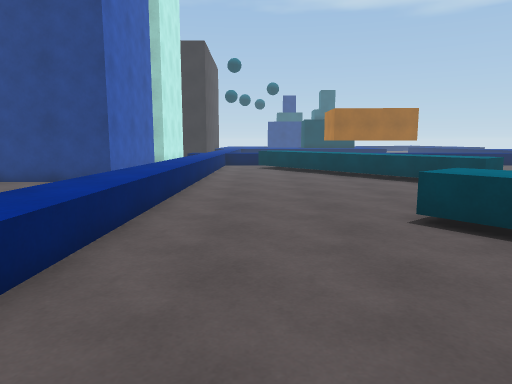
View 1 (above)

16 first-person views from a walk through a 3-D level made in the Unity game engine. The camera is 1.4 m above the floor, tilts 8° down and sees 70° across. The floor is counted in squares, 1 m on a side. Each view is taken from the middle of a square. On the plan, view 1 faces up. The plan holds only what a view shows up to about 16 squares ahead; the rest is blank. The place goes on beyond the plan. The player character is not drawn.

View 2
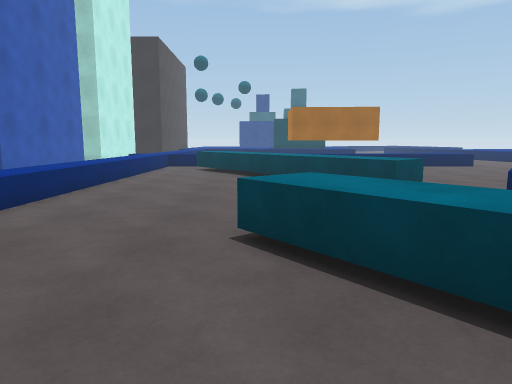

View 3
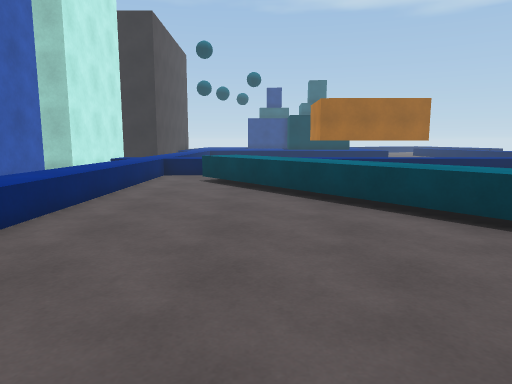

View 4
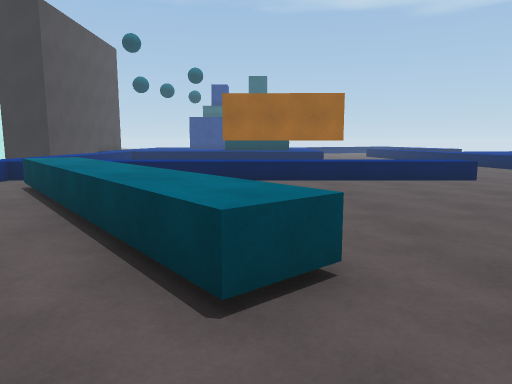

View 5
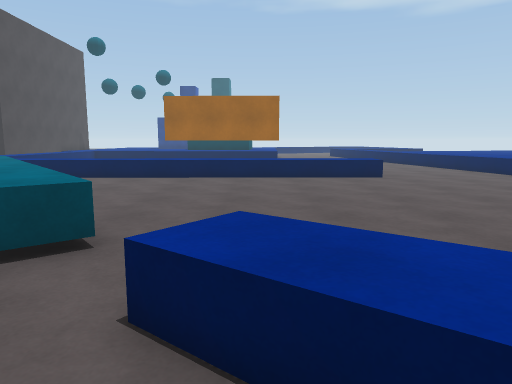

View 6
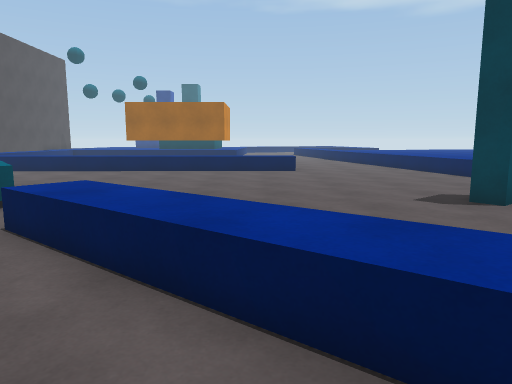

View 7
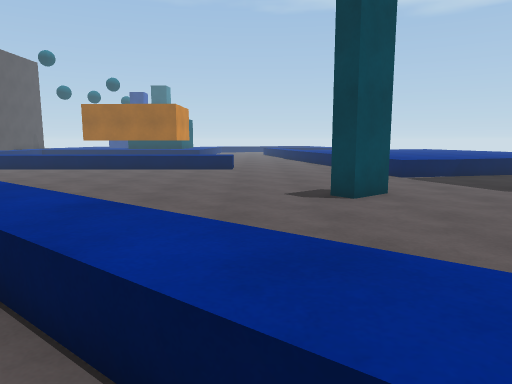

View 8
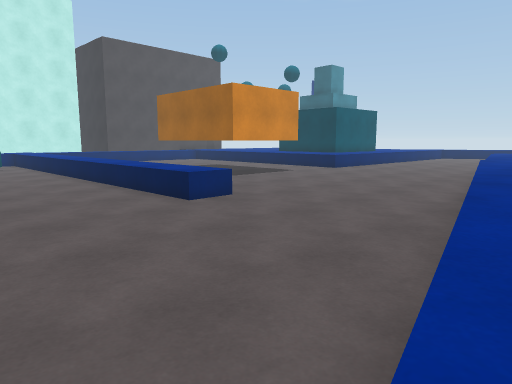

View 9
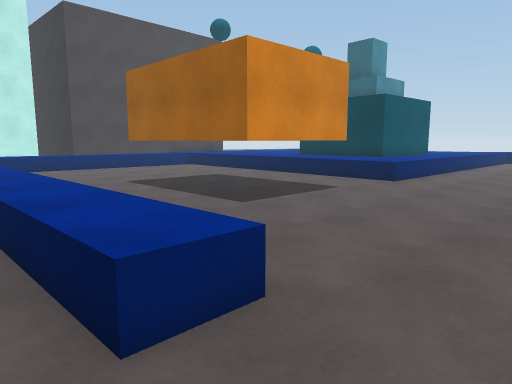

View 10
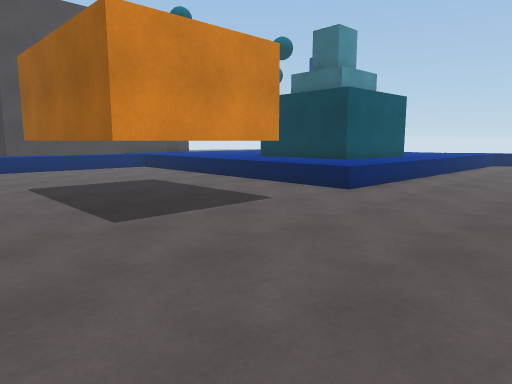

View 11
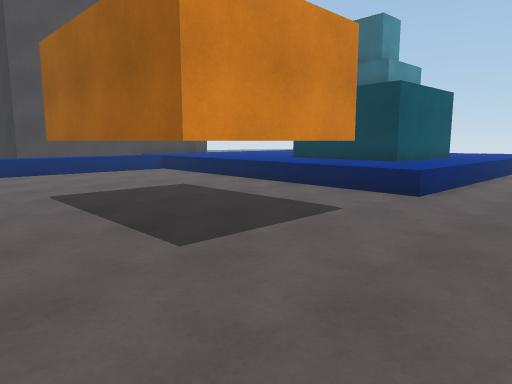

View 12
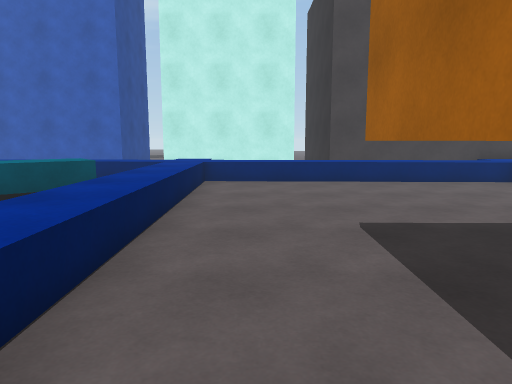

View 13
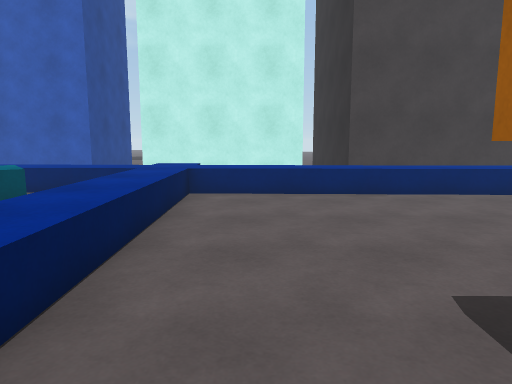

View 14
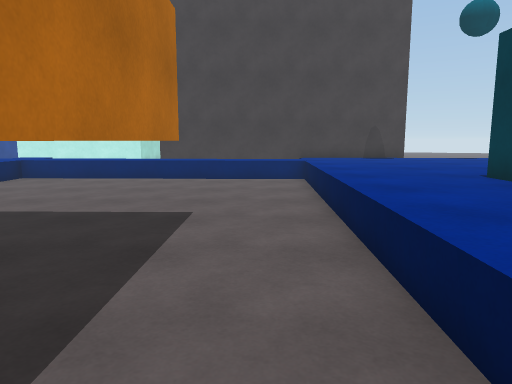

View 15
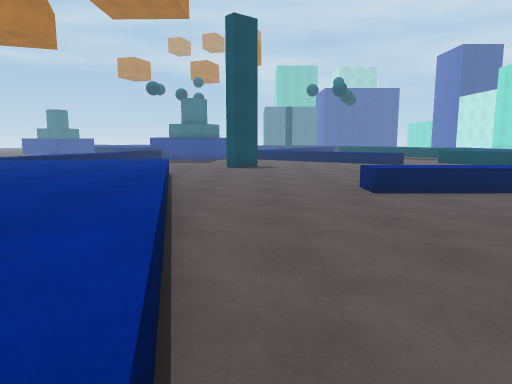

View 16
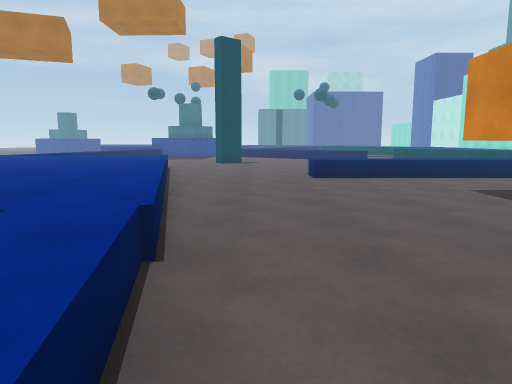

### Floor plan
Key: @ floor where view 1 was taken; # wall or solid block; . main floor; : floor 0.75 m higher than the main floor; / step, stairs or slope; = window, fence, low wall or low ledge; ^ raised ledge; v drop or lower ground; T thing the floor can be seen under or through; B building; O other object.
Columns run from 5 left of view 1 to 26 right of it. Each row starts with its distance up from view 1.
 37  #:         BBBB=...
 36  #::::::::BBBBB:=.... .
 35  #:::::::::::BB:=....  =
 34  #::::::::::::::=......=
 33  #v#====::=======......=#
 32  #v=.................../=
 31  #v=.................../:::
 30  #v=....................:::
 29  #v=.......TTTTTT.......::::
 28  #v=.......     T.......=::::
 27 ##v=.......     T.......//:::
 26 v v=.......TTTTTT........:::::
 25 # vO.....................=:::::
 24 # vO.....................=:::::
 23 # v=.....................=:::::
 22 #v:==OO=======:::::==.....:::::
 21 #v:===========::::::......=::::
 20 v v=......................=::::
 19   v=.=^^..................=::::
 18 # v=..^^^..................=#===
 17 # v=...^^..................==...
 16 # v=....^^.....................
 15 # vO....^^^...................
 14 # :=.....^^^..................
 13 # :=......^^^...........#....
 12 v :=.......^^=.........##...
 11   :=........^..=  ..........
 10   :=..........^^^  ........
  9    =......   ..^^^........
  8    =......  .  .^^^.  ....
  7  v =.....^     ...^^^  ..
  6  v =....^^^     ...^^^.
  5   O......^^        .^^^
  4    .......^       .  .^
  3    .......^          .
  2    .....
  1         .
  0      @

Positions as (right, up) in squares from view 1, and headings:
1: (0, 0), facing up
2: (3, 1), facing up
3: (2, 6), facing up
4: (7, 8), facing up
5: (10, 7), facing up
6: (13, 4), facing up
7: (16, 3), facing up
8: (22, 16), facing up-left
9: (17, 20), facing up-left
10: (17, 23), facing up-left
11: (15, 23), facing up-left
12: (11, 24), facing left
13: (8, 24), facing left
14: (12, 31), facing left
15: (18, 32), facing down
16: (17, 36), facing down
